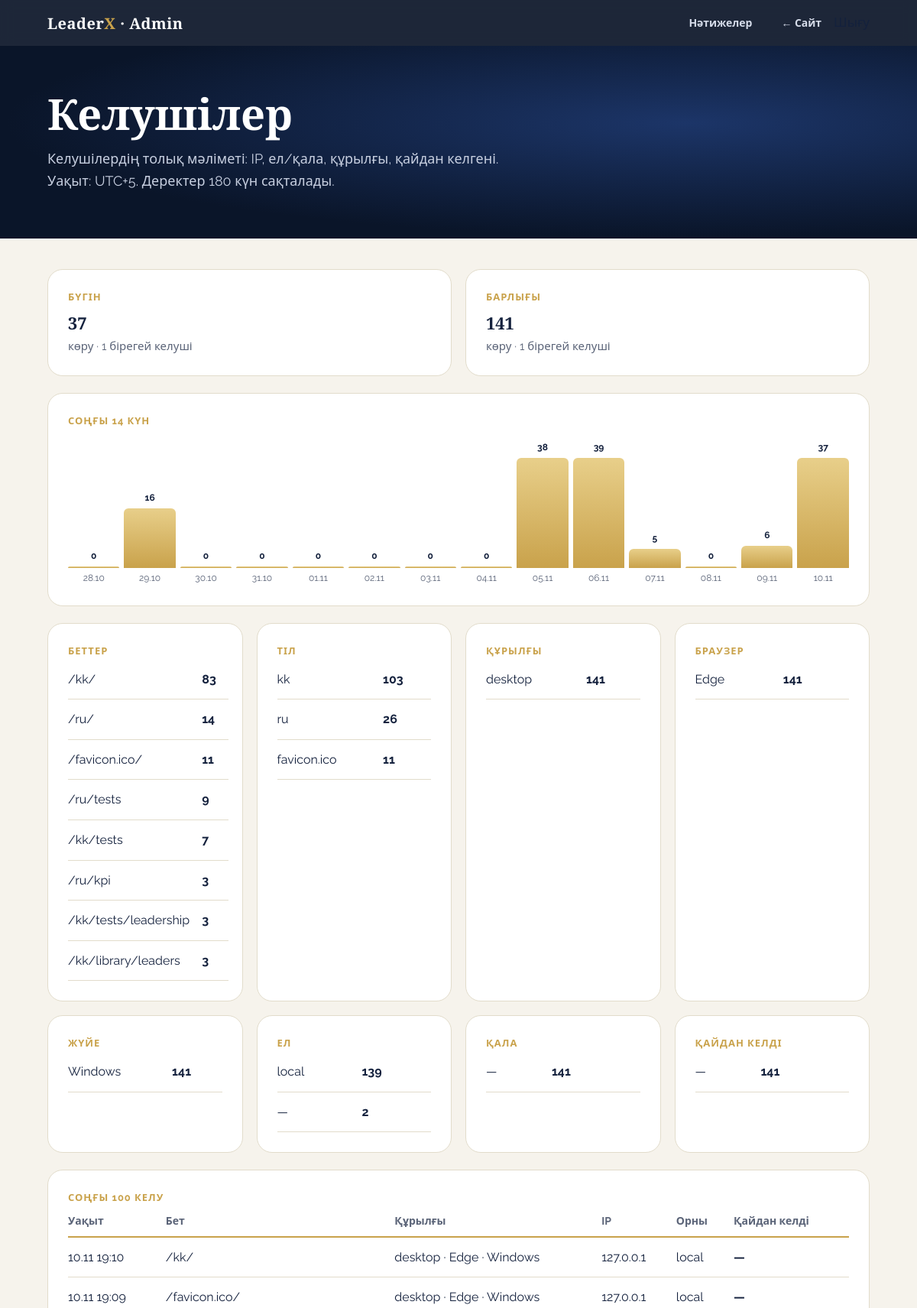
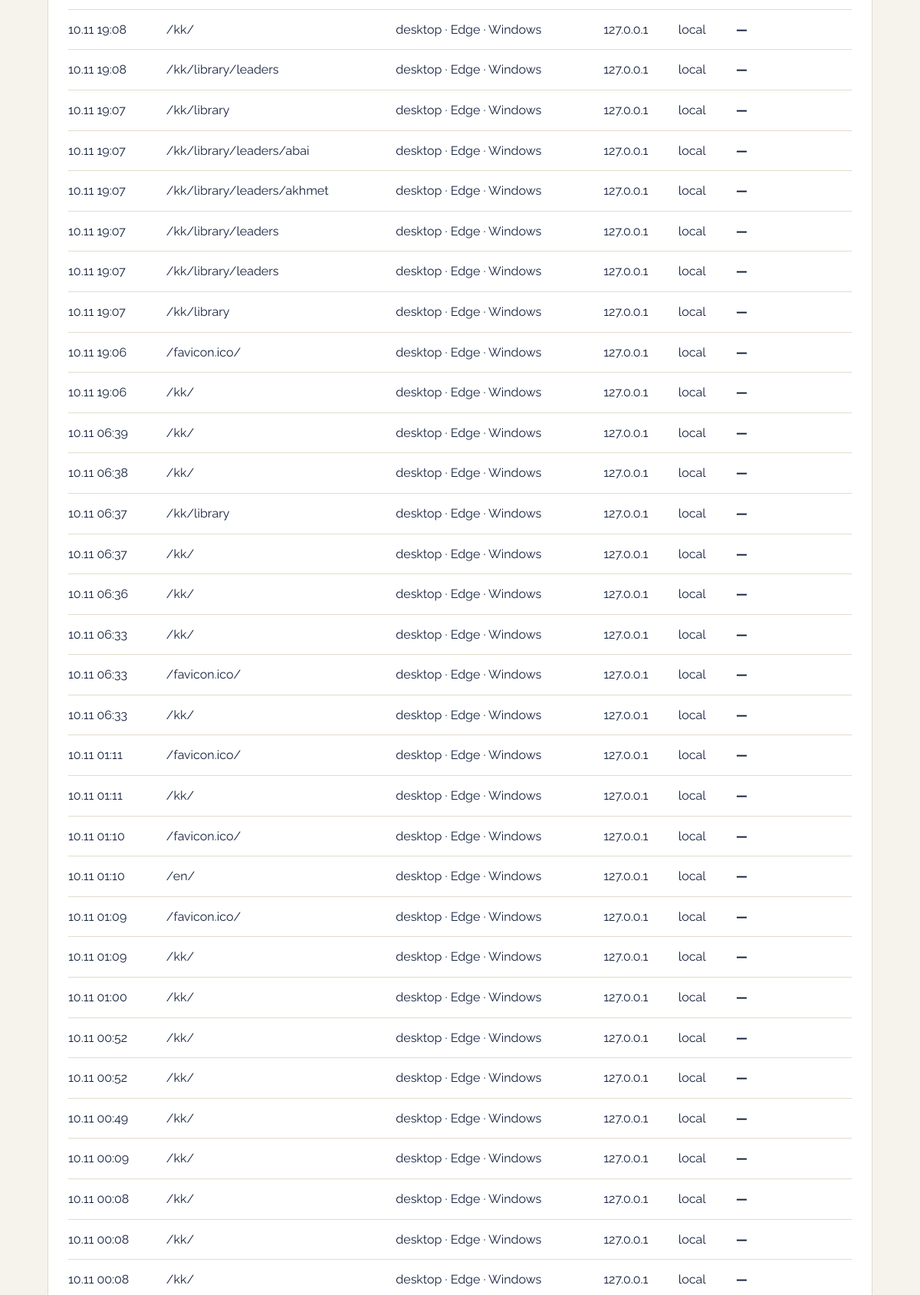
Screenshot of /admin (signed in, upper part) with the database file from the repository (2 pictures, top to bottom).
### tables this page shows
CREATE TABLE visits(
        id INTEGER PRIMARY KEY AUTOINCREMENT, ts INTEGER NOT NULL, path TEXT, lang TEXT,
        ip_mask TEXT, ip_hash TEXT, device TEXT, browser TEXT, os TEXT, referrer TEXT, country TEXT, city TEXT, ip TEXT, ref_url TEXT);

### app.py (the view)
@app.route("/admin")
def admin():
    _admin_on()
    if not session.get("admin"):
        return redirect(url_for("admin_login"))
    days = min(max(request.args.get("days", 14, type=int), 1), 90)
    resp = Response(render_template("admin.html", s=analytics.stats(days), tz=analytics.TZ.utcoffset(None).seconds // 3600))
    resp.headers["X-Robots-Tag"] = "noindex, nofollow"
    resp.headers["Cache-Control"] = "no-store"
    return resp

### analytics.py (called while the page is built)
def _db():
    os.makedirs(os.path.dirname(DB_PATH), exist_ok=True)
    con = sqlite3.connect(DB_PATH, timeout=5)
    con.row_factory = sqlite3.Row
    con.execute("""CREATE TABLE IF NOT EXISTS visits(
        id INTEGER PRIMARY KEY AUTOINCREMENT, ts INTEGER NOT NULL, path TEXT, lang TEXT,
        ip_mask TEXT, ip_hash TEXT, device TEXT, browser TEXT, os TEXT, referrer TEXT)""")
    cols = {r[1] for r in con.execute("PRAGMA table_info(visits)")}
    for c in ("country", "city", "ip", "ref_url"):
        if c not in cols:
            con.execute(f"ALTER TABLE visits ADD COLUMN {c} TEXT")
    con.execute("CREATE INDEX IF NOT EXISTS idx_ts ON visits(ts)")
    return con

def _top(con, col, since, limit=8):
    return [(r[0] or "—", r[1]) for r in con.execute(
        f"SELECT {col}, COUNT(*) c FROM visits WHERE ts>=? GROUP BY {col} ORDER BY c DESC LIMIT ?", (since, limit))]

### app.py (called while the page is built)
@app.context_processor
def asset_version():
    p = os.path.join(app.static_folder, "css", "style.css")
    return {"css_v": int(os.path.getmtime(p)) if os.path.exists(p) else 0}

@app.before_request
def track():
    if request.method == "GET" and request.endpoint in TRACKED:
        analytics.log_visit(request, (request.view_args or {}).get("lang"))

def csrf_token():
    t = session.get("csrf")
    if not t:
        t = secrets.token_hex(16)
        session["csrf"] = t
    return t

def _admin_on():
    if not os.environ.get("ADMIN_PASSWORD"):
        abort(404)  # құпиясөз қойылмаса, админ-панель өшірулі

### templates/admin.html (shortened to what this page needs)
<!DOCTYPE html>
<html lang="kk">
<head>
<link rel="stylesheet" href="{{ url_for('static', filename='css/style.css', v=css_v) }}">
</head>
<body>
<nav><div class="wrap"><a class="logo" href="{{ url_for('index', lang='kk') }}">Leader<b>X</b> · Admin</a>
<div style="display:flex;align-items:center"><a class="l" style="display:inline;margin-right:16px" href="{{ url_for('admin_results') }}">Нәтижелер</a><a class="l" style="display:inline" href="{{ url_for('index', lang='kk') }}">← Сайт</a><form method="post" action="{{ url_for('admin_logout') }}" style="display:inline;margin-left:16px"><input type="hidden" name="csrf" value="{{ csrf_token() }}"><button type="submit" class="l" style="background:none;border:0;cursor:pointer;font:inherit;color:inherit;padding:0">Шығу</button></form></div></div></nav>
<header class="sub"><div class="wrap"><h1>Келушілер</h1><p>Келушілердің толық мәліметі: IP, ел/қала, құрылғы, қайдан келгені. Уақыт: UTC+{{ tz }}. Деректер {{ s.keep }} күн сақталады.</p></div></header>
<main><div class="wrap kpi-page">
<div class="grid" style="margin-bottom:22px">
<div class="card"><div class="k">БҮГІН</div><h3>{{ s.today }}</h3><p>көру · {{ s.unique_today }} бірегей келуші</p></div>
<div class="card"><div class="k">БАРЛЫҒЫ</div><h3>{{ s.total }}</h3><p>көру · {{ s.unique_total }} бірегей келуші</p></div>
</div>
<div class="card" style="margin-bottom:22px"><div class="k">СОҢҒЫ {{ s.period_days }} КҮН</div>
<div class="adm-chart">{% for d in s.series %}<div class="adm-col" title="{{ d.day }}: {{ d.views }} көру, {{ d.uniq }} бірегей"><b>{{ d.views }}</b><i style="height:{{ d.h }}%"></i><span>{{ d.day }}</span></div>{% endfor %}</div></div>
<div class="grid" style="margin-bottom:22px">
{% macro top(title, rows) %}<div class="card"><div class="k">{{ title }}</div>
<table class="kpi"><tbody>{% for n, c in rows %}<tr><td>{{ n }}</td><td>{{ c }}</td></tr>{% else %}<tr><td colspan="2">—</td></tr>{% endfor %}</tbody></table></div>{% endmacro %}
{{ top('БЕТТЕР', s.pages) }}{{ top('ТІЛ', s.langs) }}{{ top('ҚҰРЫЛҒЫ', s.devices) }}{{ top('БРАУЗЕР', s.browsers) }}{{ top('ЖҮЙЕ', s.oses) }}{{ top('ЕЛ', s.countries) }}{{ top('ҚАЛА', s.cities) }}{{ top('ҚАЙДАН КЕЛДІ', s.referrers) }}
</div>
<div class="card"><div class="k">СОҢҒЫ 100 КЕЛУ</div>
<div class="kpi-wrap"><table class="kpi"><thead><tr><th>Уақыт</th><th>Бет</th><th>Құрылғы</th><th>IP</th><th>Орны</th><th>Қайдан келді</th></tr></thead>
<tbody>{% for r in s.recent %}<tr><td>{{ r.time }}</td><td>{{ r.path }}</td><td>{{ r.device }} · {{ r.browser }} · {{ r.os }}</td><td>{{ r.ip or r.ip_mask }}</td><td>{{ ((r.city ~ ', ') if r.city else '') ~ (r.country or '—') }}</td><td style="word-break:break-all">{% if r.ref_url %}<a href="{{ r.ref_url }}" target="_blank" rel="noopener noreferrer nofollow" style="color:inherit">{{ r.ref_url }}</a>{% else %}{{ r.referrer or '—' }}{% endif %}</td></tr>{% else %}<tr><td colspan="6">Әзірге келу жоқ</td></tr>{% endfor %}</tbody></table></div></div>
</div></main>
</body>
</html>

### static/css/style.css (style rules this page uses)
:root { --navy:#10203f;--navy2:#0a1529;--gold:#c9a24b;--gold2:#e8cf8a; --bg:#f6f3ec;--card:#fff;--ink:#14213d;--mute:#5b6478;--line:#e2dccb; box-sizing:border-box;padding-top:env(safe-area-inset-top,0px);padding-bottom:env(safe-area-inset-bottom,0px) }
html { scroll-behavior:smooth;scroll-padding-top:env(safe-area-inset-top,0px) }
*,*::before,*::after { box-sizing:border-box }
body { margin:0;background:var(--bg);color:var(--ink);font:400 17px/1.6 Raleway,system-ui,sans-serif }
.wrap { max-width:1120px;margin:0 auto;padding:0 22px }
h1,h2,h3 { font-family:'Playfair Display',Georgia,serif;line-height:1.15;margin:0 }
nav { position:sticky;top:env(safe-area-inset-top,0px);z-index:9;background:rgba(10,21,41,.92);backdrop-filter:blur(8px) }
nav .wrap { display:flex;align-items:center;justify-content:space-between;height:60px }
.logo { font:700 20px 'Playfair Display',serif;color:#fff;text-decoration:none;letter-spacing:.5px }
.logo b { color:var(--gold) }
nav a.l { color:#d5dbe9;text-decoration:none;font-size:14px;margin-left:22px;font-weight:600 }
.grid { display:grid;gap:18px;grid-template-columns:repeat(auto-fit,minmax(220px,1fr)) }
.card { background:var(--card);border:1px solid var(--line);border-radius:20px;padding:26px }
.card h3 { font-size:22px;margin:10px 0 6px }
.card p { margin:0;color:var(--mute);font-size:15px }
.card .k { color:var(--gold);font-weight:700;font-size:13px;letter-spacing:1px }
form { display:flex;gap:10px;justify-content:center;flex-wrap:wrap;max-width:560px;margin:0 auto }
.sub { background:radial-gradient(ellipse at 75% 40%,#1c3568,var(--navy2) 70%);color:#fff;padding:56px 0 60px }
.sub h1 { font-size:clamp(34px,5vw,56px);margin-bottom:14px }
.sub p { color:#c7cfe0;max-width:640px;margin:0;font-size:18px }
.kpi-page { padding-top:40px;padding-bottom:40px }
.kpi-wrap { overflow-x:auto }
.kpi { width:100%;border-collapse:collapse;font-size:16px }
.kpi th { text-align:left;font-size:14px;font-weight:700;color:var(--mute);padding:8px 16px 8px 0;border-bottom:2px solid var(--gold) }
.kpi td { padding:13px 16px 13px 0;border-bottom:1px solid var(--line);vertical-align:top }
.kpi td:last-child { font-weight:700 }
@media (min-width:600px) { .kpi td:last-child { white-space:nowrap } }
.adm-chart { display:flex;align-items:flex-end;gap:6px;height:190px;margin-top:14px;overflow-x:auto }
.adm-col { flex:1 0 34px;height:100%;display:flex;flex-direction:column;justify-content:flex-end;align-items:center;gap:4px;font-size:12px;color:var(--mute) }
.adm-col i { display:block;width:100%;min-height:2px;border-radius:6px 6px 0 0;background:linear-gradient(180deg,var(--gold2),var(--gold)) }
.adm-col b { color:var(--ink);font-size:12px }
.card .kpi td:last-child { white-space:normal }

### rows the page displays
visits: path "/kk/", id "83"
visits: device "desktop", id "141", browser "Edge", os "Windows", time "10.11 19:10", path "/kk/", ip "127.0.0.1", city+country "local", referrer "—"
visits: country "local", id "139", time "10.11 19:08", path "/kk/", device "desktop", browser "Edge", os "Windows", ip "127.0.0.1", city+country "local", referrer "—"
visits: time "10.11 19:09", path "/favicon.ico/", device "desktop", browser "Edge", os "Windows", ip "127.0.0.1", city+country "local", referrer "—"
visits: time "10.11 19:08", path "/kk/library/leaders", device "desktop", browser "Edge", os "Windows", ip "127.0.0.1", city+country "local", referrer "—"
visits: time "10.11 19:07", path "/kk/library", device "desktop", browser "Edge", os "Windows", ip "127.0.0.1", city+country "local", referrer "—"
visits: time "10.11 19:07", path "/kk/library/leaders/abai", device "desktop", browser "Edge", os "Windows", ip "127.0.0.1", city+country "local", referrer "—"
visits: time "10.11 19:07", path "/kk/library/leaders/akhmet", device "desktop", browser "Edge", os "Windows", ip "127.0.0.1", city+country "local", referrer "—"
visits: time "10.11 19:07", path "/kk/library/leaders", device "desktop", browser "Edge", os "Windows", ip "127.0.0.1", city+country "local", referrer "—"
visits: time "10.11 19:07", path "/kk/library/leaders", device "desktop", browser "Edge", os "Windows", ip "127.0.0.1", city+country "local", referrer "—"
visits: time "10.11 19:07", path "/kk/library", device "desktop", browser "Edge", os "Windows", ip "127.0.0.1", city+country "local", referrer "—"
visits: time "10.11 19:06", path "/favicon.ico/", device "desktop", browser "Edge", os "Windows", ip "127.0.0.1", city+country "local", referrer "—"
visits: time "10.11 19:06", path "/kk/", device "desktop", browser "Edge", os "Windows", ip "127.0.0.1", city+country "local", referrer "—"
visits: time "10.11 06:39", path "/kk/", device "desktop", browser "Edge", os "Windows", ip "127.0.0.1", city+country "local", referrer "—"
visits: time "10.11 06:38", path "/kk/", device "desktop", browser "Edge", os "Windows", ip "127.0.0.1", city+country "local", referrer "—"
visits: time "10.11 06:37", path "/kk/library", device "desktop", browser "Edge", os "Windows", ip "127.0.0.1", city+country "local", referrer "—"
visits: time "10.11 06:37", path "/kk/", device "desktop", browser "Edge", os "Windows", ip "127.0.0.1", city+country "local", referrer "—"
visits: time "10.11 06:36", path "/kk/", device "desktop", browser "Edge", os "Windows", ip "127.0.0.1", city+country "local", referrer "—"
visits: time "10.11 06:33", path "/kk/", device "desktop", browser "Edge", os "Windows", ip "127.0.0.1", city+country "local", referrer "—"
visits: time "10.11 06:33", path "/favicon.ico/", device "desktop", browser "Edge", os "Windows", ip "127.0.0.1", city+country "local", referrer "—"
visits: time "10.11 06:33", path "/kk/", device "desktop", browser "Edge", os "Windows", ip "127.0.0.1", city+country "local", referrer "—"
visits: time "10.11 01:11", path "/favicon.ico/", device "desktop", browser "Edge", os "Windows", ip "127.0.0.1", city+country "local", referrer "—"
visits: time "10.11 01:11", path "/kk/", device "desktop", browser "Edge", os "Windows", ip "127.0.0.1", city+country "local", referrer "—"
visits: time "10.11 01:10", path "/favicon.ico/", device "desktop", browser "Edge", os "Windows", ip "127.0.0.1", city+country "local", referrer "—"
visits: time "10.11 01:10", path "/en/", device "desktop", browser "Edge", os "Windows", ip "127.0.0.1", city+country "local", referrer "—"
visits: time "10.11 01:09", path "/favicon.ico/", device "desktop", browser "Edge", os "Windows", ip "127.0.0.1", city+country "local", referrer "—"
visits: time "10.11 01:09", path "/kk/", device "desktop", browser "Edge", os "Windows", ip "127.0.0.1", city+country "local", referrer "—"
visits: time "10.11 01:00", path "/kk/", device "desktop", browser "Edge", os "Windows", ip "127.0.0.1", city+country "local", referrer "—"
visits: time "10.11 00:52", path "/kk/", device "desktop", browser "Edge", os "Windows", ip "127.0.0.1", city+country "local", referrer "—"
visits: time "10.11 00:52", path "/kk/", device "desktop", browser "Edge", os "Windows", ip "127.0.0.1", city+country "local", referrer "—"
visits: time "10.11 00:49", path "/kk/", device "desktop", browser "Edge", os "Windows", ip "127.0.0.1", city+country "local", referrer "—"
visits: time "10.11 00:09", path "/kk/", device "desktop", browser "Edge", os "Windows", ip "127.0.0.1", city+country "local", referrer "—"
visits: time "10.11 00:08", path "/kk/", device "desktop", browser "Edge", os "Windows", ip "127.0.0.1", city+country "local", referrer "—"
visits: time "10.11 00:08", path "/kk/", device "desktop", browser "Edge", os "Windows", ip "127.0.0.1", city+country "local", referrer "—"
visits: time "10.11 00:08", path "/kk/", device "desktop", browser "Edge", os "Windows", ip "127.0.0.1", city+country "local", referrer "—"

### other values shown
{{ tz }} "5"
{{ s.keep }} "180"
{{ s.today }} "37"
{{ s.unique_today }} "1"
{{ s.total }} "141"
{{ s.unique_total }} "1"
{{ s.period_days }} "14"
{{ d.views }} "0" "16" "0" "0" "0" "0" "0" "0" "38" "39" "5" "0" "6" "37"
{{ d.day }} "28.10" "29.10" "30.10" "31.10" "01.11" "02.11" "03.11" "04.11" "05.11" "06.11" "07.11" "08.11" "09.11" "10.11"
{{ title }} "БЕТТЕР ТІЛ ҚҰРЫЛҒЫ БРАУЗЕР ЖҮЙЕ ЕЛ ҚАЛА ҚАЙДАН КЕЛДІ"
{{ n }} "/ru/" "/favicon.ico/" "/ru/tests" "/kk/tests" "/ru/kpi" "/kk/tests/leadership" "/kk/library/leaders" "kk" "ru" "favicon.ico" "—" "—" "—"
{{ c }} "14" "11" "9" "7" "3" "3" "3" "103" "26" "11" "2" "141" "141"
